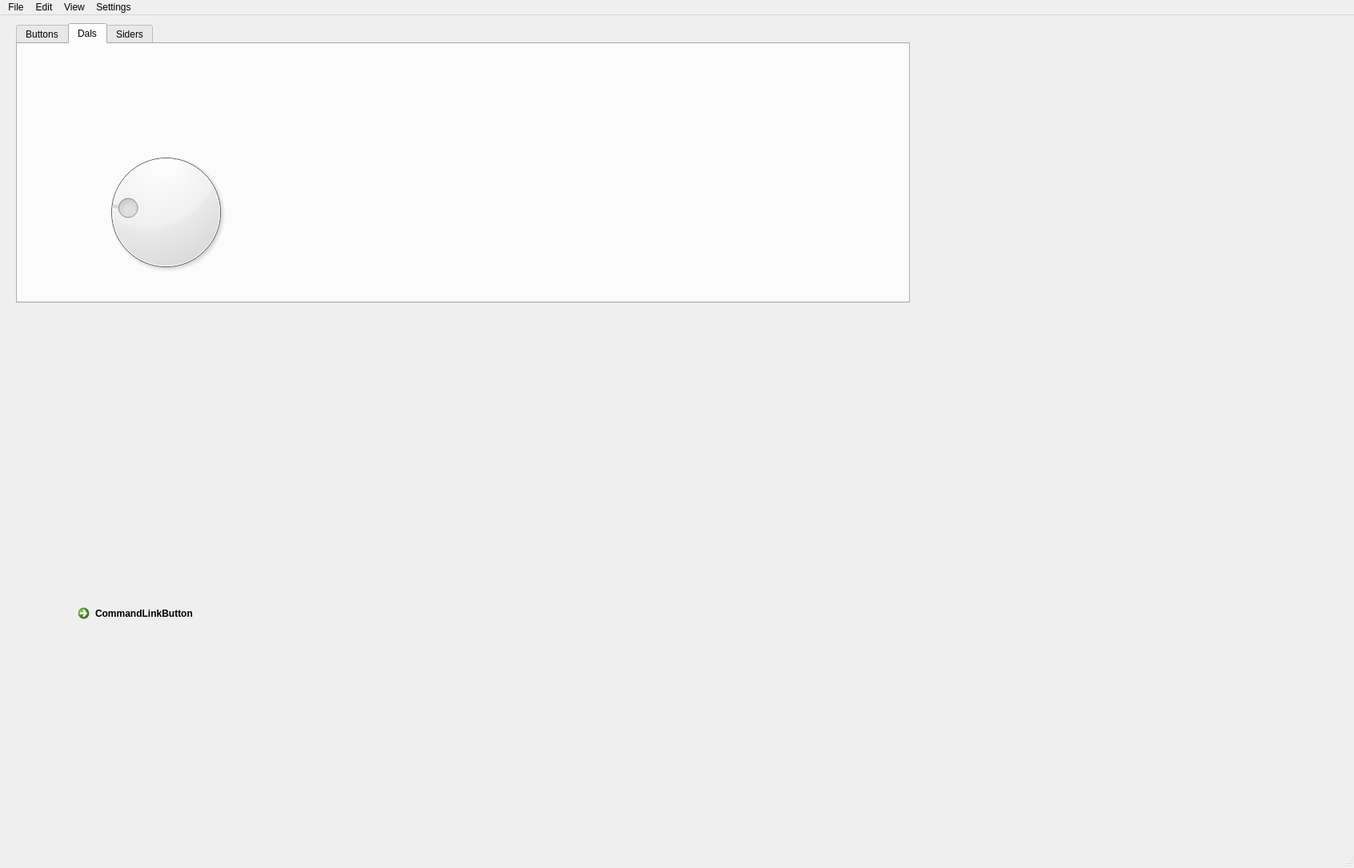
<?xml version="1.0" encoding="UTF-8"?>
<ui version="4.0">
 <class>MainWindow</class>
 <widget class="QMainWindow" name="MainWindow">
  <property name="geometry">
   <rect>
    <x>0</x>
    <y>0</y>
    <width>1692</width>
    <height>1085</height>
   </rect>
  </property>
  <property name="windowTitle">
   <string>PyShine</string>
  </property>
  <property name="windowIcon">
   <iconset>
    <normaloff>../../../../Pictures/Saved Pictures/color_spaces.png</normaloff>../../../../Pictures/Saved Pictures/color_spaces.png</iconset>
  </property>
  <widget class="QWidget" name="centralwidget">
   <widget class="QTabWidget" name="tabWidget">
    <property name="geometry">
     <rect>
      <x>20</x>
      <y>10</y>
      <width>1117</width>
      <height>350</height>
     </rect>
    </property>
    <property name="currentIndex">
     <number>1</number>
    </property>
    <widget class="QWidget" name="tab">
     <attribute name="title">
      <string>Buttons</string>
     </attribute>
     <widget class="QPushButton" name="pushButton">
      <property name="geometry">
       <rect>
        <x>80</x>
        <y>80</y>
        <width>187</width>
        <height>57</height>
       </rect>
      </property>
      <property name="text">
       <string>PushButton</string>
      </property>
     </widget>
     <widget class="QToolButton" name="toolButton">
      <property name="geometry">
       <rect>
        <x>460</x>
        <y>100</y>
        <width>47</width>
        <height>39</height>
       </rect>
      </property>
      <property name="text">
       <string>...</string>
      </property>
     </widget>
     <widget class="QRadioButton" name="radioButton">
      <property name="geometry">
       <rect>
        <x>580</x>
        <y>110</y>
        <width>197</width>
        <height>37</height>
       </rect>
      </property>
      <property name="text">
       <string>RadioButton</string>
      </property>
     </widget>
     <widget class="QCheckBox" name="checkBox">
      <property name="geometry">
       <rect>
        <x>910</x>
        <y>110</y>
        <width>165</width>
        <height>37</height>
       </rect>
      </property>
      <property name="text">
       <string>CheckBox</string>
      </property>
     </widget>
     <widget class="QDialogButtonBox" name="buttonBox">
      <property name="geometry">
       <rect>
        <x>380</x>
        <y>440</y>
        <width>389</width>
        <height>57</height>
       </rect>
      </property>
      <property name="standardButtons">
       <set>QDialogButtonBox::Cancel|QDialogButtonBox::Ok</set>
      </property>
     </widget>
     <widget class="QLabel" name="label">
      <property name="geometry">
       <rect>
        <x>80</x>
        <y>650</y>
        <width>621</width>
        <height>111</height>
       </rect>
      </property>
      <property name="styleSheet">
       <string notr="true">background-color: rgb(0, 255, 0);
font: 75 36pt &quot;MS Shell Dlg 2&quot;;</string>
      </property>
      <property name="text">
       <string>TextLabel</string>
      </property>
     </widget>
     <widget class="QLineEdit" name="lineEdit_3">
      <property name="geometry">
       <rect>
        <x>150</x>
        <y>550</y>
        <width>421</width>
        <height>81</height>
       </rect>
      </property>
      <property name="styleSheet">
       <string notr="true">font: 22pt &quot;MS Shell Dlg 2&quot;;
background-color: rgb(255, 85, 0);</string>
      </property>
      <property name="text">
       <string>label</string>
      </property>
      <property name="alignment">
       <set>Qt::AlignCenter</set>
      </property>
     </widget>
    </widget>
    <widget class="QWidget" name="tab_2">
     <attribute name="title">
      <string>Dals</string>
     </attribute>
     <widget class="QDial" name="dial">
      <property name="geometry">
       <rect>
        <x>100</x>
        <y>110</y>
        <width>171</width>
        <height>201</height>
       </rect>
      </property>
      <property name="sliderPosition">
       <number>22</number>
      </property>
     </widget>
     <widget class="QLabel" name="label_2">
      <property name="geometry">
       <rect>
        <x>70</x>
        <y>540</y>
        <width>691</width>
        <height>121</height>
       </rect>
      </property>
      <property name="styleSheet">
       <string notr="true">background-color: rgb(0, 255, 0);
font: 75 36pt &quot;MS Shell Dlg 2&quot;;</string>
      </property>
      <property name="text">
       <string>TextLabel</string>
      </property>
     </widget>
     <widget class="QLineEdit" name="lineEdit_2">
      <property name="geometry">
       <rect>
        <x>80</x>
        <y>340</y>
        <width>641</width>
        <height>131</height>
       </rect>
      </property>
      <property name="styleSheet">
       <string notr="true">
font: 75 22pt &quot;MS Shell Dlg 2&quot;; 
background-color: rgb(255, 85, 0);

</string>
      </property>
      <property name="text">
       <string>anr  bgfffddg</string>
      </property>
      <property name="alignment">
       <set>Qt::AlignCenter</set>
      </property>
     </widget>
    </widget>
    <widget class="QWidget" name="tab_3">
     <attribute name="title">
      <string>Siders</string>
     </attribute>
     <widget class="QSlider" name="horizontalSlider">
      <property name="geometry">
       <rect>
        <x>110</x>
        <y>740</y>
        <width>1071</width>
        <height>61</height>
       </rect>
      </property>
      <property name="orientation">
       <enum>Qt::Horizontal</enum>
      </property>
     </widget>
     <widget class="QSlider" name="verticalSlider">
      <property name="geometry">
       <rect>
        <x>10</x>
        <y>40</y>
        <width>91</width>
        <height>751</height>
       </rect>
      </property>
      <property name="sliderPosition">
       <number>23</number>
      </property>
      <property name="orientation">
       <enum>Qt::Vertical</enum>
      </property>
     </widget>
     <widget class="QLabel" name="label_3">
      <property name="geometry">
       <rect>
        <x>170</x>
        <y>520</y>
        <width>631</width>
        <height>141</height>
       </rect>
      </property>
      <property name="styleSheet">
       <string notr="true">background-color: rgb(0, 255, 0);
font: 75 36pt &quot;MS Shell Dlg 2&quot;;</string>
      </property>
      <property name="text">
       <string>TextLabel</string>
      </property>
      <property name="buddy">
       <cstring>label_3</cstring>
      </property>
     </widget>
     <widget class="QLineEdit" name="lineEdit">
      <property name="geometry">
       <rect>
        <x>160</x>
        <y>300</y>
        <width>601</width>
        <height>151</height>
       </rect>
      </property>
      <property name="styleSheet">
       <string notr="true">background-color: rgb(0, 255, 127);
font: 75 36pt &quot;MV Boli&quot;;</string>
      </property>
      <property name="text">
       <string>dgdgg</string>
      </property>
      <property name="alignment">
       <set>Qt::AlignCenter</set>
      </property>
     </widget>
    </widget>
   </widget>
   <widget class="QCommandLinkButton" name="commandLinkButton">
    <property name="geometry">
     <rect>
      <x>90</x>
      <y>730</y>
      <width>412</width>
      <height>74</height>
     </rect>
    </property>
    <property name="text">
     <string>CommandLinkButton</string>
    </property>
   </widget>
  </widget>
  <widget class="QMenuBar" name="menubar">
   <property name="geometry">
    <rect>
     <x>0</x>
     <y>0</y>
     <width>1692</width>
     <height>56</height>
    </rect>
   </property>
   <widget class="QMenu" name="menuFirst">
    <property name="title">
     <string>File</string>
    </property>
    <widget class="QMenu" name="menuSubMenu">
     <property name="title">
      <string>SubMenu</string>
     </property>
     <addaction name="actionFt"/>
     <addaction name="actionTy"/>
     <addaction name="separator"/>
     <addaction name="separator"/>
     <addaction name="actionFfg"/>
    </widget>
    <addaction name="actionFirst"/>
    <addaction name="actionExit"/>
    <addaction name="menuSubMenu"/>
   </widget>
   <widget class="QMenu" name="menuEdit">
    <property name="title">
     <string>Edit</string>
    </property>
   </widget>
   <widget class="QMenu" name="menuView">
    <property name="title">
     <string>View</string>
    </property>
    <addaction name="actionMax"/>
    <addaction name="actionNorm"/>
   </widget>
   <widget class="QMenu" name="menuSettings">
    <property name="title">
     <string>Settings</string>
    </property>
   </widget>
   <addaction name="menuFirst"/>
   <addaction name="menuEdit"/>
   <addaction name="menuView"/>
   <addaction name="menuSettings"/>
  </widget>
  <widget class="QStatusBar" name="statusbar">
   <property name="statusTip">
    <string notr="true">stt</string>
   </property>
  </widget>
  <action name="actionFirst">
   <property name="icon">
    <iconset>
     <normaloff>../../../../Pictures/Saved Pictures/box.png</normaloff>../../../../Pictures/Saved Pictures/box.png</iconset>
   </property>
   <property name="text">
    <string>File</string>
   </property>
  </action>
  <action name="actionExit">
   <property name="icon">
    <iconset>
     <normaloff>../../../../Pictures/Saved Pictures/tool.png</normaloff>../../../../Pictures/Saved Pictures/tool.png</iconset>
   </property>
   <property name="text">
    <string>Exit</string>
   </property>
   <property name="statusTip">
    <string>Click to Exit</string>
   </property>
   <property name="shortcut">
    <string>Ctrl+Q</string>
   </property>
  </action>
  <action name="actionFt">
   <property name="text">
    <string>ft</string>
   </property>
  </action>
  <action name="actionTy">
   <property name="text">
    <string>ty</string>
   </property>
  </action>
  <action name="actionFfg">
   <property name="text">
    <string>ffg</string>
   </property>
  </action>
  <action name="actionMax">
   <property name="text">
    <string>Max</string>
   </property>
   <property name="shortcut">
    <string>Shift+M</string>
   </property>
  </action>
  <action name="actionNorm">
   <property name="text">
    <string>Norm</string>
   </property>
   <property name="shortcut">
    <string>Shift+N</string>
   </property>
  </action>
 </widget>
 <resources/>
 <connections>
  <connection>
   <sender>actionExit</sender>
   <signal>triggered()</signal>
   <receiver>MainWindow</receiver>
   <slot>close()</slot>
   <hints>
    <hint type="sourcelabel">
     <x>-1</x>
     <y>-1</y>
    </hint>
    <hint type="destinationlabel">
     <x>845</x>
     <y>542</y>
    </hint>
   </hints>
  </connection>
  <connection>
   <sender>actionMax</sender>
   <signal>triggered()</signal>
   <receiver>MainWindow</receiver>
   <slot>showMaximized()</slot>
   <hints>
    <hint type="sourcelabel">
     <x>-1</x>
     <y>-1</y>
    </hint>
    <hint type="destinationlabel">
     <x>845</x>
     <y>542</y>
    </hint>
   </hints>
  </connection>
  <connection>
   <sender>actionNorm</sender>
   <signal>triggered()</signal>
   <receiver>MainWindow</receiver>
   <slot>showNormal()</slot>
   <hints>
    <hint type="sourcelabel">
     <x>-1</x>
     <y>-1</y>
    </hint>
    <hint type="destinationlabel">
     <x>845</x>
     <y>542</y>
    </hint>
   </hints>
  </connection>
 </connections>
</ui>
